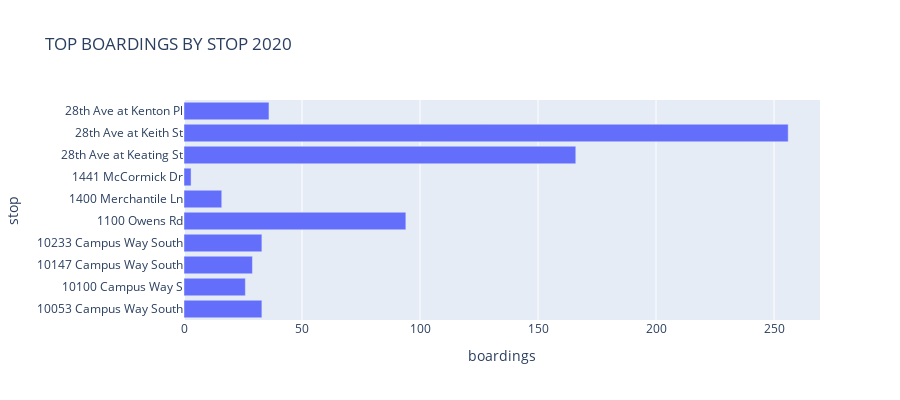

Notebook source saved alongside this figure:
### Code cell
stops=round(marmay.groupby('stop')[['boardings','alightings']].agg('sum').reset_index(),2)
stops

fig = px.bar(stops.iloc[0:10], x="boardings", y="stop",  orientation='h', #color='Route',
hover_data=["boardings"],height=400,title='TOP BOARDINGS BY STOP 2020')
fig.show()

### Figure 1 — Plotly figure (JSON) as saved in the notebook; plotly's stock layout.template omitted (floating-point values rounded to 4 significant figures)
{"data": [{"alignmentgroup": "True", "hovertemplate": "boardings=%{x}<br>stop=%{y}<extra></extra>", "legendgroup": "", "marker": {"color": "#636efa"}, "name": "", "offsetgroup": "", "orientation": "h", "showlegend": false, "textposition": "auto", "type": "bar", "x": [33, 26, 29, 33, 94, 16, 3, 166, 256, 36], "xaxis": "x", "y": ["10053 Campus Way South", "10100 Campus Way S", "10147 Campus Way South", "10233 Campus Way South", "1100 Owens Rd", "1400 Merchantile Ln", "1441 McCormick Dr", "28th Ave at Keating St", "28th Ave at Keith St", "28th Ave at Kenton Pl"], "yaxis": "y"}], "layout": {"barmode": "relative", "height": 400, "legend": {"tracegroupgap": 0}, "title": {"text": "TOP BOARDINGS BY STOP 2020"}, "xaxis": {"anchor": "y", "domain": [0, 1], "title": {"text": "boardings"}}, "yaxis": {"anchor": "x", "domain": [0, 1], "title": {"text": "stop"}}}}
